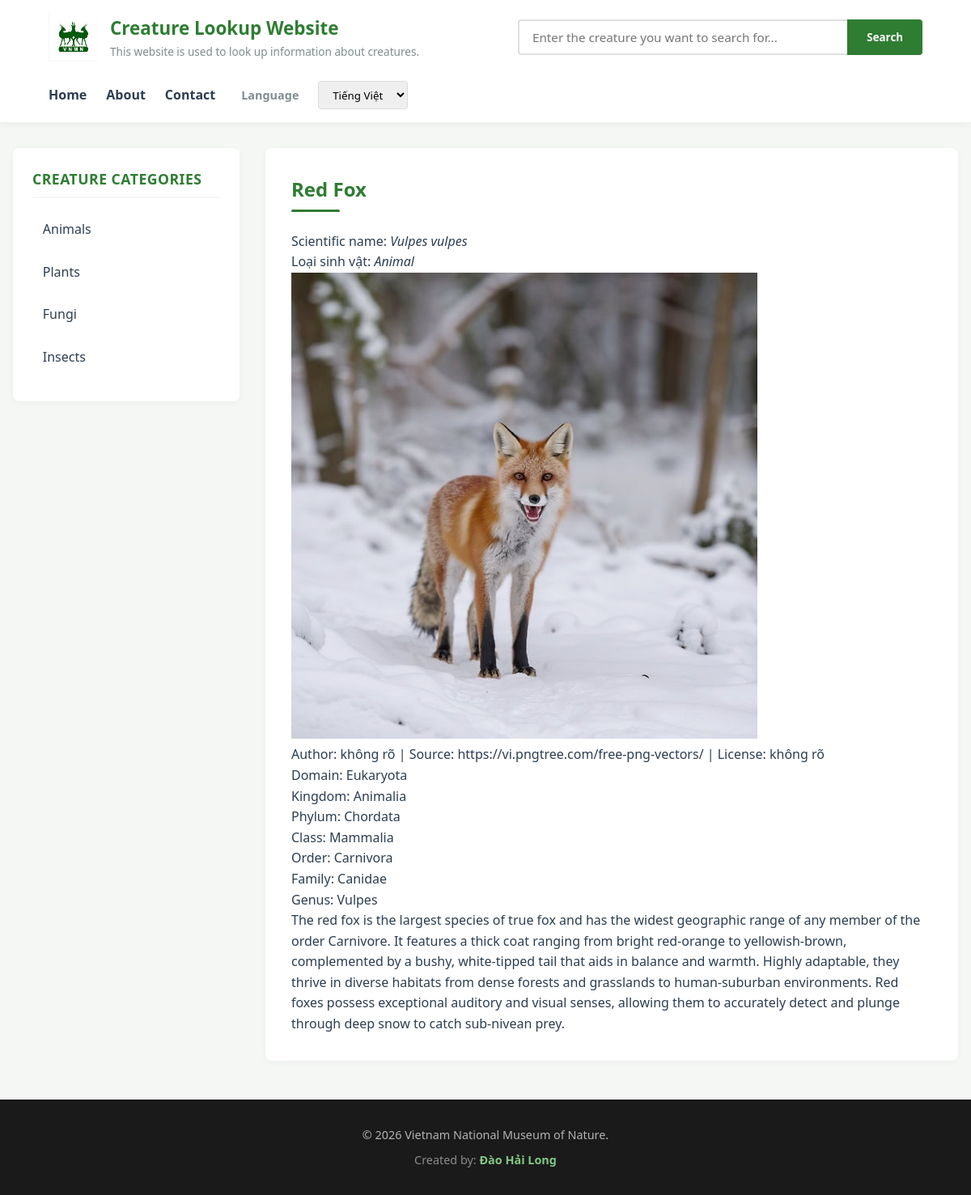
Page /en/sinh-vat/1 on the earlier database version.
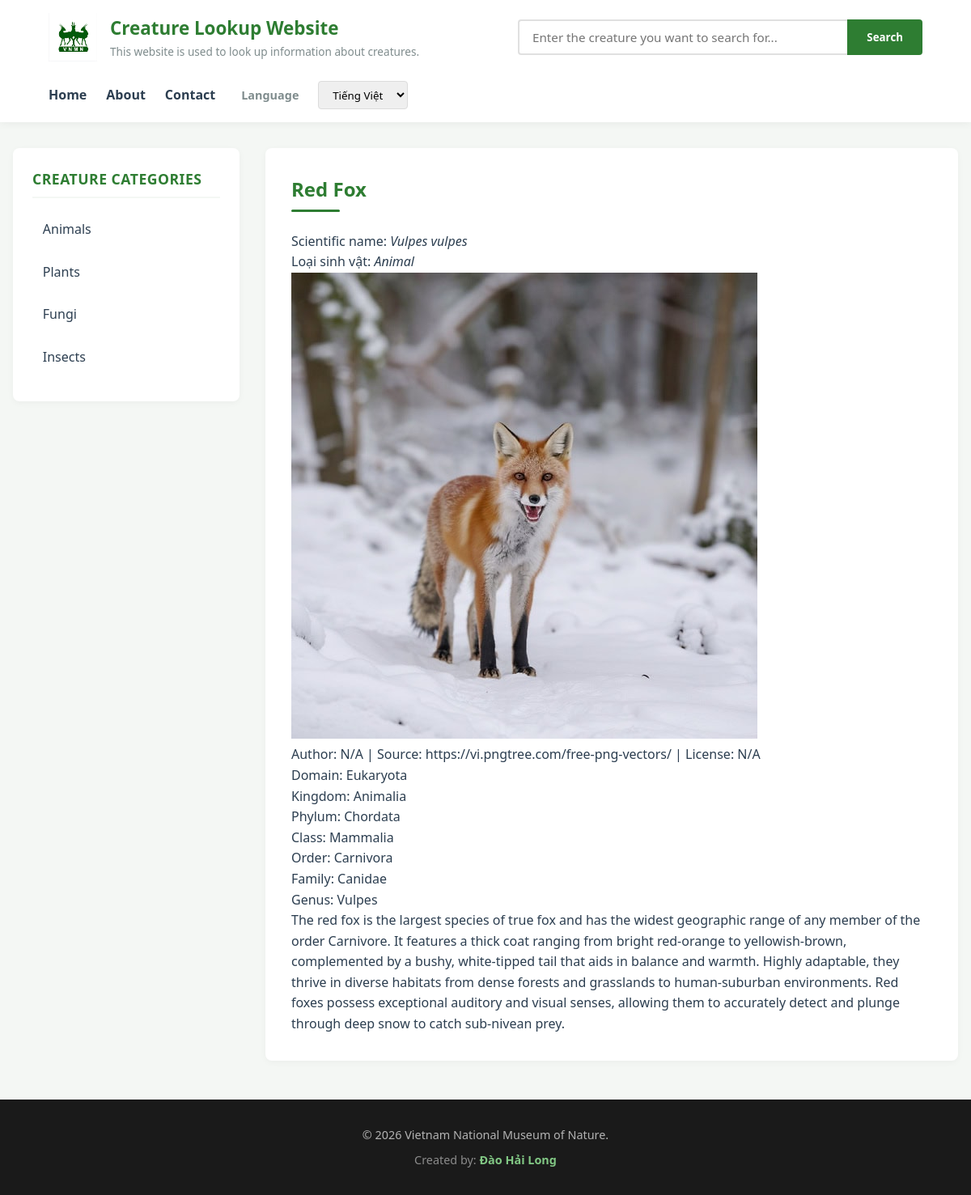
Same page on the later database version.
### tables this page shows
CREATE TABLE images (
    id INTEGER PRIMARY KEY AUTOINCREMENT,
    creature_id INTEGER NOT NULL,
    photo TEXT NOT NULL,
    author VARCHAR(255) NOT NULL,
    license VARCHAR(255) NOT NULL,
    source VARCHAR(255) NOT NULL,
    alt_text TEXT NOT NULL,
    alt_text_en TEXT NOT NULL,

    FOREIGN KEY (creature_id) REFERENCES creatures(id)
);

### app.py (the view)
@app.route("/en/sinh-vat/<int:creature_id>") # ENGLISH RESULT
def creature_info_en(creature_id):
    db = get_db()
    creature = db.execute(""" SELECT creatures.*, translations.*, images.*
                                FROM creatures
                                JOIN translations ON translations.creature_id = creatures.id
                                JOIN images ON images.creature_id = creatures.id
                                WHERE creatures.id = ?
                                AND translations.language = 'en'
                                """, (creature_id,)).fetchone()
    if not creature:
        return apology("Creature not found.")
    return render_template("en/result.html", creature=creature)

### app.py (called while the page is built)
def get_db():
    db = getattr(g, "_database", None)
    if db == None:
        db = g._database = sqlite3.connect("animals.db")
        db.row_factory = sqlite3.Row
    return db

@app.teardown_appcontext
def close_connection(exception):
    db = getattr(g, "_database", None)
    if db != None:
        db.close()

### templates/en/result.html (shortened to what this page needs)
{% extends 'en/layout2.html' %}
{% block main %}
    <section class="main-content">
        <div class="header">
            <h2>{{ creature["species"] }}</h2>
            <p>Scientific name: <i>{{ creature["scientific_name"] }}</i></p>
            <p>Loại sinh vật:
                <i>
                    {% if creature["category"] == "animal" %}
                        Animal
                    {% elif creature["category"] == "plant" %}
                        Plant
                    {% elif creature["category"] == "fungus" %}
                        Fungus
                    {% elif creature["category"] == "insects" %}
                        Insects
                    {% endif %}
                </i>
            </p>
        </div>
        <div class="photo">
            <img src="{{ url_for('static', filename=creature['photo']) }}" alt="{{ creature['alt_text'] }}"/>
            <p>Author: {{ creature["author"] }} | Source: {{ creature["source"] }} | License: {{ creature["license"] }}</p>
        </div>
        <div class="taxonomy">
            <p>Domain: {{ creature["taxonomic_domain"] }}</p>
            <p>Kingdom: {{ creature["taxonomic_kingdom"] }}</p>
            <p>Phylum: {{ creature["taxonomic_phylum"] }}</p>
            <p>Class: {{ creature["taxonomic_class"] }}</p>
            <p>Order: {{ creature["taxonomic_order"] }}</p>
            <p>Family: {{ creature["taxonomic_family"] }}</p>
            <p>Genus: {{ creature["taxonomic_genus"] }}</p>
        </div>
        <div class="quick_summary">
            <p>{{ creature["quick_summary"] }}</p>
        </div>
    </section>
{% endblock %}

Differences in the rows shown:
changed images "https://vi.pngtree.com/free-png-vectors/": author "không rõ" → "N/A"; license "không rõ" → "N/A"
